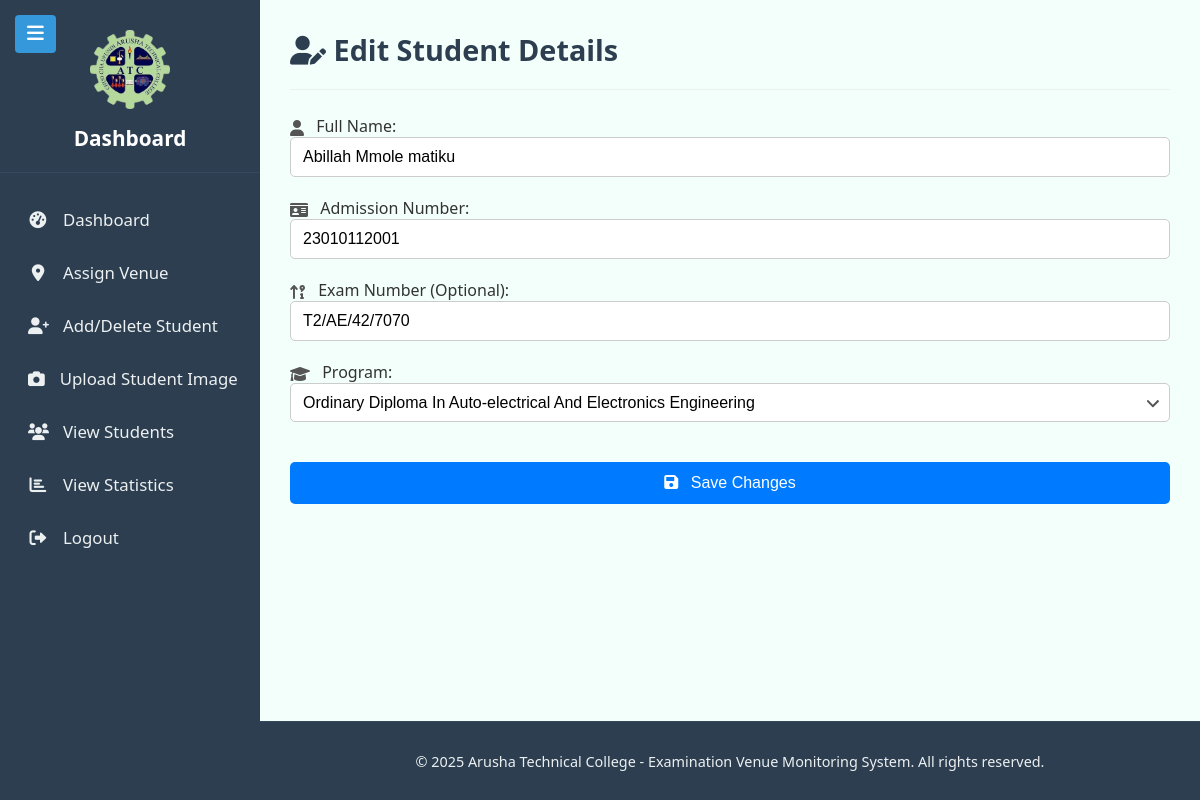
/app/public/edit_student.php?id=267 (signed in), run on the app's committed database.
### tables this page shows
CREATE TABLE `students` (
  `id` int(11) NOT NULL,
  `name` varchar(255) NOT NULL,
  `admission_no` varchar(50) NOT NULL,
  `nta_level` varchar(50) DEFAULT NULL,
  `exam_no` varchar(50) DEFAULT NULL,
  `program` varchar(255) DEFAULT NULL,
  `venue` varchar(50) DEFAULT NULL,
  `image_path` varchar(255) DEFAULT NULL,
  `created_at` timestamp NOT NULL DEFAULT current_timestamp(),
  `attended` tinyint(1) DEFAULT 0
);

### app/public/edit_student.php (the view, shortened to what this page needs)
<?php
require_once __DIR__ . '/../../config/db.php';
$message_type = '';
$student_data = null;
$programs = [
    'Ordinary Diploma In Automotive Engineering',
    'Ordinary Diploma In Auto-electrical And Electronics Engineering',
    'Ordinary Diploma In Civil And Highway Engineering',
    'Ordinary Diploma In Civil And Irrigation Engineering',
    'Ordinary Diploma In Civil Engineering',
    'Ordinary Diploma In Computer Science',
    'Ordinary Diploma In Cyber Security And Digital Forensic',
    'Ordinary Diploma In Electrical And Biomedical Engineering',
    'Ordinary Diploma In Electrical And Hydro Power Engineering',
    'Ordinary Diploma In Electrical And Solar Energy Engineering',
    'Ordinary Diploma In Electrical And Wind Energy Engineering',
    'Ordinary Diploma In Electrical Engineering',
    'Ordinary Diploma In Electronics And Telecommunication Engineering',
    'Ordinary Diploma In Heavy Duty Equipment Engineering',
    'Ordinary Diploma In Information Technology',
    'Ordinary Diploma In Laboratory Science And Technology',
    'Ordinary Diploma In Mechanical And Bio-ernergy Engineering',
    'Ordinary Diploma In Mechanical Engineering',
    'Ordinary Diploma In Pipe Works,oil And Gas Engineering',
    'Ordinary Dipolma In Instrumentation Engineering'
];
if ($_SERVER["REQUEST_METHOD"] == "GET" && isset($_GET['id']) && is_numeric($_GET['id'])) {
    $student_id = intval($_GET['id']);
    $stmt = $conn->prepare("SELECT id, name, admission_no, exam_no, program FROM students WHERE id = ?");
    if ($stmt) {
        $stmt->bind_param("i", $student_id);
        $stmt->execute();
        $result = $stmt->get_result();
        if ($result->num_rows === 1) {
            $student_data = $result->fetch_assoc();
        } else {
            $message = "Student not found.";
            $message_type = 'error';
        }
    } else {
        $message = "Database error preparing to fetch student: " . $conn->error;
        $message_type = 'error';
    }
}
elseif ($_SERVER["REQUEST_METHOD"] == "GET" && !isset($_GET['id'])) {
     $message = "No student ID provided for editing.";
     $message_type = 'error';
}
$current_page = basename($_SERVER['PHP_SELF']);
?>
<!DOCTYPE html>
<html lang="en">
<head>
    <link rel="stylesheet" href="../assets/css/style.css">
    <link rel="stylesheet" href="https://cdnjs.cloudflare.com/ajax/libs/font-awesome/6.0.0-beta3/css/all.min.css">
</head>
<body>
    <div class="app-container">
<aside class="sidebar">
    <div class="sidebar-header">
        <img src="../assets/images/atc_logo.png" alt="Exam System" class="logo">
        <h3>Dashboard</h3>
    </div>
    <nav class="sidebar-nav">
        <ul>
            <?php if ($_SESSION['admin_role'] === 'invigilator') { ?>
                <li><a href="view_students.php" class="<?= ($current_page == 'view_students.php') ? 'active' : ''; ?>">
                    <span class="nav-icon"><i class="fas fa-users"></i></span> View Students</a></li>
                <li><a href="scan.php" class="<?= ($current_page == 'scan.php') ? 'active' : ''; ?>">
                    <span class="nav-icon"><i class="fas fa-barcode"></i></span> Scan Student ID</a></li>
                <li><a href="view_reports.php" class="<?= ($current_page == 'view_reports.php') ? 'active' : ''; ?>">
                    <span class="nav-icon"><i class="fas fa-chart-bar"></i></span> View Statistics</a></li>
                <li><a href="logout.php">
                    <span class="nav-icon"><i class="fas fa-sign-out-alt"></i></span> Logout</a></li>
        <?php } elseif ($_SESSION['admin_role'] === 'admission_office') { ?>
                <li><a href="dashboard.php" class="<?= ($current_page == 'dashboard.php') ? 'active' : ''; ?>">
                    <span class="nav-icon"><i class="fas fa-tachometer-alt"></i></span> Dashboard</a></li>
                <li><a href="assign_venue.php" class="<?= ($current_page == 'assign_venue.php') ? 'active' : ''; ?>">
                    <span class="nav-icon"><i class="fas fa-map-marker-alt"></i></span> Assign Venue</a></li>
                <li><a href="add_student.php" class="<?= ($current_page == 'add_student.php') ? 'active' : ''; ?>">
                    <span class="nav-icon"><i class="fas fa-user-plus"></i></span> Add/Delete Student</a></li>
                <li><a href="upload_student_image.php" class="<?= ($current_page == 'upload_student_image.php') ? 'active' : ''; ?>">
                    <span class="nav-icon"><i class="fas fa-camera"></i></span> Upload Student Image</a></li>
                <li><a href="view_students.php" class="<?= ($current_page == 'view_students.php') ? 'active' : ''; ?>">
                    <span class="nav-icon"><i class="fas fa-users"></i></span> View Students</a></li>
                <li><a href="view_reports.php" class="<?= ($current_page == 'view_reports.php') ? 'active' : ''; ?>">
                    <span class="nav-icon"><i class="fas fa-chart-bar"></i></span> View Statistics</a></li>
                <li><a href="logout.php">
                    <span class="nav-icon"><i class="fas fa-sign-out-alt"></i></span> Logout</a></li>
            <?php } ?>
        </ul>
    </nav>
</aside>
        <main class="main-content">
            <header class="content-header">
                <h1 class="page-title"><i class="fas fa-user-edit"></i> Edit Student Details</h1>
            </header>
            <div class="form-container">
                <?php if ($student_data):  ?>
                <form method="post" action="<?php echo htmlspecialchars($_SERVER["PHP_SELF"]); ?>">
                    <div class="form-group">
                        <label for="name"><i class="fas fa-user"></i> Full Name:</label>
                        <input type="text" id="name" name="name" required value="<?php echo htmlspecialchars($student_data['name']); ?>">
                    </div>
                    <div class="form-group">
                        <label for="admission_no"><i class="fas fa-id-card"></i> Admission Number:</label>
                        <input type="text" id="admission_no" name="admission_no" required value="<?php echo htmlspecialchars($student_data['admission_no']); ?>">
                    </div>
                    <div class="form-group">
                        <label for="exam_no"><i class="fas fa-sort-numeric-up-alt"></i> Exam Number (Optional):</label>
                        <input type="text" id="exam_no" name="exam_no" value="<?php echo htmlspecialchars($student_data['exam_no'] ?? ''); ?>">
                    </div>
                     <div class="form-group">
                        <label for="program"><i class="fas fa-graduation-cap"></i> Program:</label>
                        <select id="program" name="program" required>
                            <?php
                            foreach ($programs as $prog) {
                                $selected = ($student_data['program'] == $prog) ? 'selected' : '';
                                echo "<option value=\"" . htmlspecialchars($prog) . "\" {$selected}>" . htmlspecialchars($prog) . "</option>";
                            }
                            ?>
                        </select>
                    </div>
                    <button type="submit" class="btn-primary"><i class="fas fa-save"></i> Save Changes</button>
                </form>
                <?php elseif (empty($message_type) || $message_type === 'error' && !isset($_GET['id'])):  ?>
                     <p class="error-message"><i class="fas fa-exclamation-triangle"></i> Invalid request. No student specified for editing.</p>
                <?php endif; ?>
            </div>
        </main>
    </div>
    <footer class="footer">
        <p>&copy; <?php echo date("Y"); ?> Arusha Technical College - Examination Venue Monitoring System. All rights reserved.</p>
    </footer>
    <button class="sidebar-toggle" onclick="toggleSidebar()"><i class="fas fa-bars"></i></button>
</body>
</html>

### app/assets/css/style.css (style rules this page uses)
body { font-family: 'Segoe UI', Tahoma, Geneva, Verdana, sans-serif; background-color: #f4f7f6; margin: 0; padding: 0; color: #333; display: flex; min-height: 100vh; flex-direction: column; }
.app-container { display: flex; flex: 1; }
.sidebar { width: 260px; background-color: #2c3e50; color: #ecf0f1; padding: 20px 0; position: fixed; height: 100%; overflow-y: auto; transition: width 0.3s ease, padding 0.3s ease; z-index: 1000; }
.sidebar-header { padding: 10px 20px 20px 20px; text-align: center; border-bottom: 1px solid #34495e; margin-bottom: 20px; transition: opacity 0.3s ease; }
.sidebar-header img.logo { max-width: 80px; margin-bottom: 10px; border-radius: 50%; }
.sidebar-header h3 { margin: 0; font-size: 1.3em; color: #ffffff; transition: opacity 0.3s ease; }
.sidebar-nav ul { list-style: none; padding: 0; margin: 0; }
.sidebar-nav li a { display: flex; align-items: center; padding: 15px 25px; color: #ecf0f1; text-decoration: none; font-size: 1.05em; transition: background-color 0.3s ease, padding-left 0.3s ease; border-left: 3px solid transparent; white-space: nowrap; overflow: hidden; }
.sidebar-nav li a .nav-icon { margin-right: 15px; width: 20px; text-align: center; }
.main-content { flex: 1; padding: 20px 30px; margin-left: 260px; transition: margin-left 0.3s ease; background-color: #f3fffa; overflow-y: auto; }
.content-header { display: flex; justify-content: space-between; align-items: center; padding: 10px 0 20px 0; border-bottom: 1px solid #ecf0f1; margin-bottom: 25px; }
.page-title { color: #2c3e50; font-size: 1.8em; margin: 0; }
.form-group label .fas { margin-right: 8px; color: #555; font-size: 1em; vertical-align: middle; }
.form-group select { width: 100%; padding: 10px 12px; border: 1px solid #ccc; border-radius: 5px; box-sizing: border-box; font-size: 1em; transition: border-color 0.3s ease; background-color: #fff; -webkit-appearance: none; -moz-appearance: none; appearance: none; background-repeat: no-repeat; background-position: right 10px top 50%; background-size: 12px auto; }
.form-group input[type="text"], .form-group input[type="number"], .form-group input[type="password"], .form-group textarea { width: 100%; padding: 10px 12px; border: 1px solid #ccc; border-radius: 5px; box-sizing: border-box; font-size: 1em; transition: border-color 0.3s ease; background-color: #fff; }
.form-container .form-group { margin-bottom: 20px; }
.form-container button[type="submit"], .form-container .btn-primary, .form-container .btn-secondary { margin-top: 20px; }
.footer { background-color: #2c3e50; color: #ecf0f1; text-align: center; padding: 15px 0; font-size: 0.9em; margin-left: 260px; transition: margin-left 0.3s ease; border-top: 1px solid #34495e; }
.sidebar-toggle { display: block; position: fixed; top: 15px; left: 15px; z-index: 1001; background: #3498db; color: white; border: none; padding: 8px 12px; border-radius: 4px; cursor: pointer; font-size: 1.2em; transition: left 0.3s ease; }
.btn-primary, .btn-danger, .btn-bulk { display: inline-block; width: 100%; padding: 12px 20px; border: none; border-radius: 5px; font-size: 16px; font-weight: 500; cursor: pointer; transition: all 0.3s ease; text-align: center; margin: 10px 0; }
.btn-primary { background-color: #007bff; color: white; }
.btn-primary i, .btn-danger i, .btn-bulk i { margin-right: 8px; text-decoration: none }

### data on the page
students: name "Abillah Mmole matiku", admission_no "23010112001", exam_no "T2/AE/42/7070"

### other printed values
form field program "Ordinary Diploma In Auto-electrical And Electronics Engineering"
